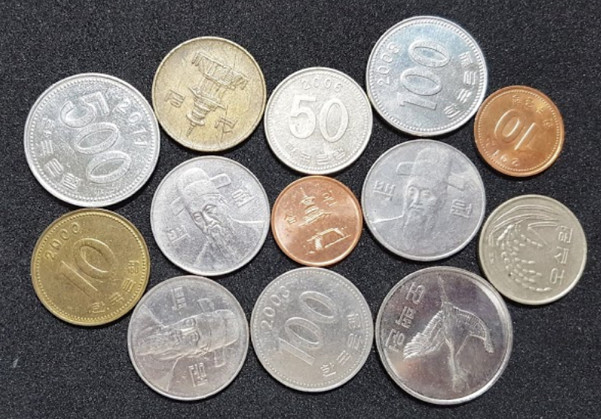
#> input picture img/coins_connected.jpg, 601 x 419 px, given in place of the camera
$ jupyter execute Untitled.ipynb
#> lines starting #> are read from the running program, lines starting #| are printed output that depends on the picture
[cell 1]
# 모션 감지 CCTV (workshop_cctv_motion_sensor.py)

import cv2
import numpy as np

# 감도 설정(카메라 품질에 따라 조정 필요)
thresh = 25    # 달라진 픽셀 값 기준치 설정
max_diff = 5   # 달라진 픽셀 갯수 기준치 설정

# 카메라 캡션 장치 준비
a, b, c = None, None, None
cap = cv2.VideoCapture(0)
cap.set(cv2.CAP_PROP_FRAME_WIDTH, 480)      # 프레임 폭을 480으로 설정
cap.set(cv2.CAP_PROP_FRAME_HEIGHT, 320)     # 프레임 높이를 320으로 설정

if cap.isOpened():
    ret, a = cap.read()         # a 프레임 읽기
#> a is the input picture: shape (419, 601, 3); mean B, G, R 119.2, 122.9, 127.3
    ret, b = cap.read()         # b 프레임 읽기

    while ret:
        ret, c = cap.read()     # c 프레임 읽기
        draw = c.copy()         # 출력 영상에 사용할 복제본
        if not ret:
            break

        # 3개의 영상을 그레이 스케일로 변경
        a_gray = cv2.cvtColor(a, cv2.COLOR_BGR2GRAY)
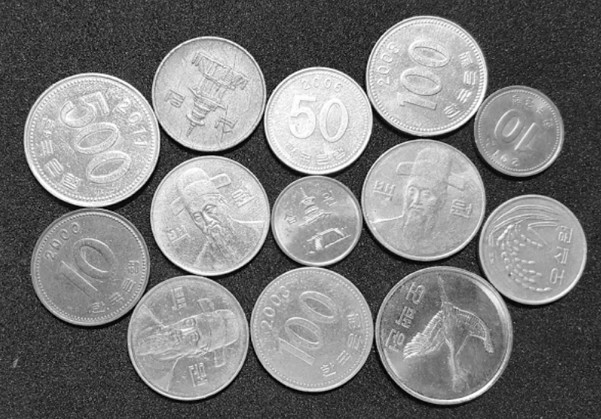
#> a_gray: shape (419, 601); min 0, max 255, mean 123.7
        b_gray = cv2.cvtColor(b, cv2.COLOR_BGR2GRAY)
        c_gray = cv2.cvtColor(c, cv2.COLOR_BGR2GRAY)

        # a-b, b-c 절대 값 차 구하기
        diff1 = cv2.absdiff(a_gray, b_gray)
#> diff1: shape (419, 601); every value is 0
        diff2 = cv2.absdiff(b_gray, c_gray)

        # 스레시홀드로 기준치 이내의 차이는 무시
        ret, diff1_t = cv2.threshold(diff1, thresh, 255, cv2.THRESH_BINARY)
#> ret = 25
        ret, diff2_t = cv2.threshold(diff2, thresh, 255, cv2.THRESH_BINARY)

        # 두 차이에 대해서 AND 연산, 두 영상의 차이가 모두 발견된 경우
        diff = cv2.bitwise_and(diff1_t, diff2_t)

        # 열림 연산으로 노이즈 제거 ---①
        k = cv2.getStructuringElement(cv2.MORPH_CROSS, (3,3))
        diff = cv2.morphologyEx(diff, cv2.MORPH_OPEN, k)

        # 차이가 발생한 픽셀이 갯수 판단 후 사각형 그리기
        diff_cnt = cv2.countNonZero(diff)
#> diff_cnt = 0
        if diff_cnt > max_diff:
            nzero = np.nonzero(diff)  # 0이 아닌 픽셀의 좌표 얻기(y[...], x[...])
            cv2.rectangle(draw, (min(nzero[1]), min(nzero[0])), \
                                (max(nzero[1]), max(nzero[0])), (0,255,0), 2)
            cv2.putText(draw, "Motion Detected", (10,30), \
                                cv2.FONT_HERSHEY_DUPLEX, 0.5, (0,0,255))

        # 컬러 스케일 영상과 스레시홀드 영상을 통합해서 출력
        stacked = np.hstack((draw, cv2.cvtColor(diff, cv2.COLOR_GRAY2BGR)))
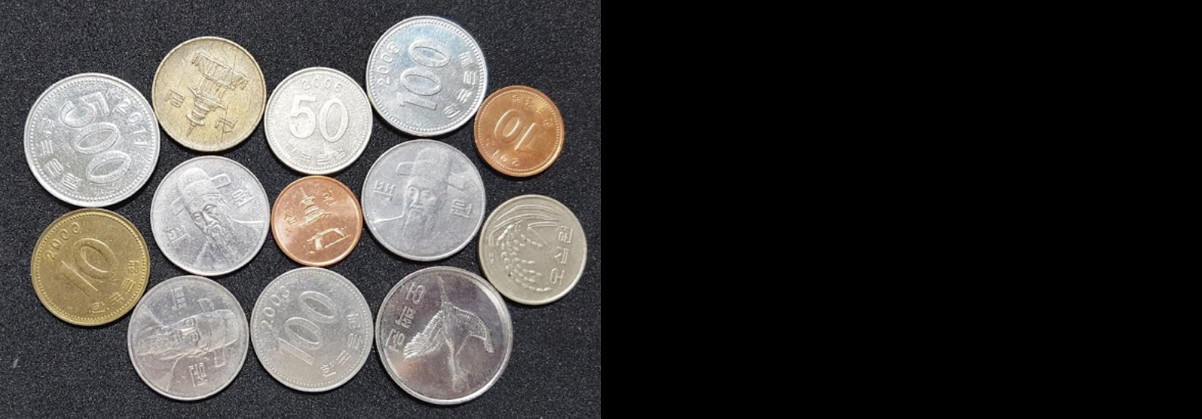
#> stacked: shape (419, 1202, 3); mean B, G, R 59.6, 61.4, 63.7
        cv2.imshow('motion sensor',stacked )

        # 다음 비교를 위해 영상 순서 정리
        a = b
        b = c

        if cv2.waitKey(1) & 0xFF == 27:
#> (key Esc is pressed here)
            cv2.destroyAllWindows()
            break

$ run again, on img/photo.jpg
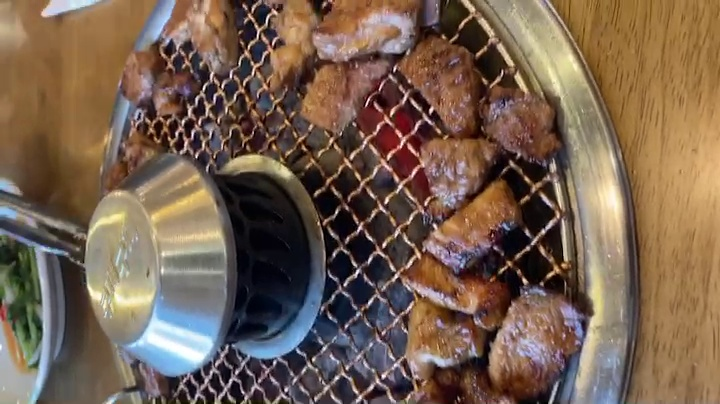
#> input picture img/photo.jpg, 720 x 404 px, given in place of the camera
#> a is the input picture: shape (404, 720, 3); mean B, G, R 80.5, 97.2, 118.9
#> `a_gray = cv2.cvtColor(a, cv2.COLOR_BGR2GRAY)`:
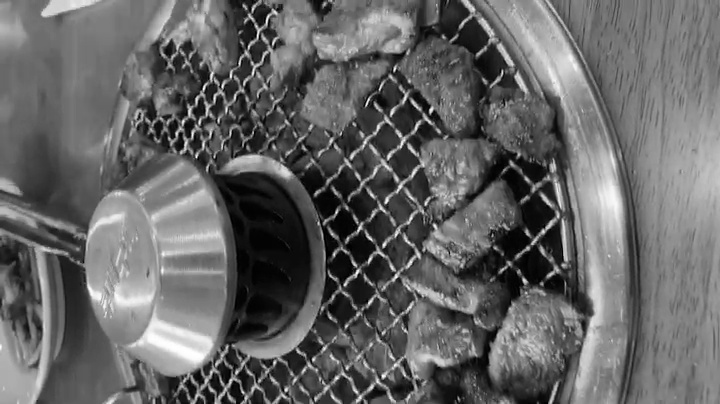
#> a_gray: shape (404, 720); min 0, max 255, mean 101.8
#> diff1: shape (404, 720); every value is 0
#> ret = 25
#> diff_cnt = 0
#> `stacked = np.hstack((draw, cv2.cvtColor(diff, cv2.COLOR_GRAY2BGR)))`:
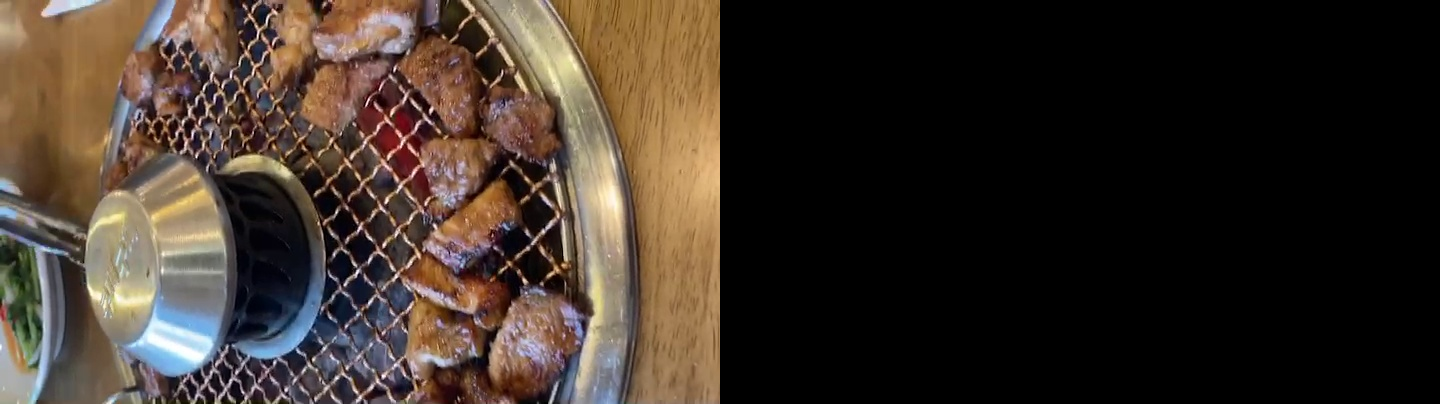
#> stacked: shape (404, 1440, 3); mean B, G, R 40.3, 48.6, 59.4
